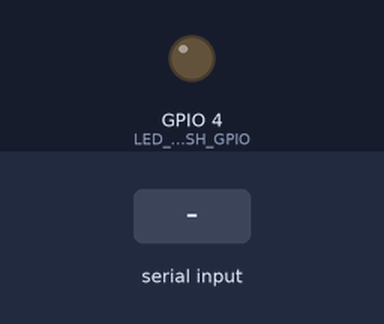
This program was run on a simulated ESP32. On the bench: output pins drawn as LEDs (lit = HIGH). The test bench sets the inputs (shaded band). The camera gives no picture; what the program prints to the serial monitor is not drawn.

Above: at 2.0 s.
2.1 s: "C" received over Serial
At 2.2 s:
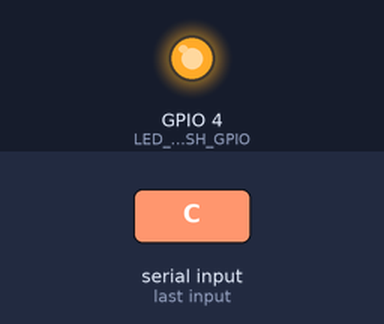
Timing chart, 0 to 5.1 s (numbered marks = the images above; inputs shaded):
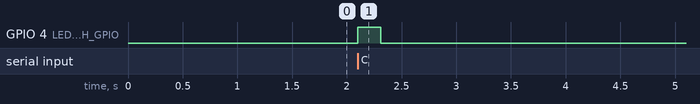

Measured:
- after the input at 2.1 s, GPIO 4 (LED_FLASH_GPIO): LOW → HIGH at once, → LOW 0.21 s later

The program:

main.cpp
```cpp
#include "esp_camera.h"
#include <WiFi.h>
#include "mbedtls/base64.h"

#define PWDN_GPIO_NUM     32
#define RESET_GPIO_NUM    -1
#define XCLK_GPIO_NUM      0
#define SIOD_GPIO_NUM     26
#define SIOC_GPIO_NUM     27
#define Y9_GPIO_NUM       35
#define Y8_GPIO_NUM       34
#define Y7_GPIO_NUM       39
#define Y6_GPIO_NUM       36
#define Y5_GPIO_NUM       21
#define Y4_GPIO_NUM       19
#define Y3_GPIO_NUM       18
#define Y2_GPIO_NUM        5
#define VSYNC_GPIO_NUM    25
#define HREF_GPIO_NUM     23
#define PCLK_GPIO_NUM     22
#define LED_FLASH_GPIO     4

const char* ssid     = "YOUR_WIFI_SSID";
const char* password = "YOUR_WIFI_PASSWORD";

void setup() {
  Serial.begin(115200);
  delay(500);
  Serial.println("\n--- ESP32-CAM Project 01: Wi-Fi MJPEG Streaming Camera ---");

  pinMode(LED_FLASH_GPIO, OUTPUT);
  digitalWrite(LED_FLASH_GPIO, LOW);

  camera_config_t config;
  config.ledc_channel = LEDC_CHANNEL_0;
  config.ledc_timer   = LEDC_TIMER_0;
  config.pin_d0       = Y2_GPIO_NUM;
  config.pin_d1       = Y3_GPIO_NUM;
  config.pin_d2       = Y4_GPIO_NUM;
  config.pin_d3       = Y5_GPIO_NUM;
  config.pin_d4       = Y6_GPIO_NUM;
  config.pin_d5       = Y7_GPIO_NUM;
  config.pin_d6       = Y8_GPIO_NUM;
  config.pin_d7       = Y9_GPIO_NUM;
  config.pin_xclk     = XCLK_GPIO_NUM;
  config.pin_pclk     = PCLK_GPIO_NUM;
  config.pin_vsync    = VSYNC_GPIO_NUM;
  config.pin_href     = HREF_GPIO_NUM;
  config.pin_sccb_sda = SIOD_GPIO_NUM;
  config.pin_sccb_scl = SIOC_GPIO_NUM;
  config.pin_pwdn     = PWDN_GPIO_NUM;
  config.pin_reset    = RESET_GPIO_NUM;
  config.xclk_freq_hz = 10000000;
  config.pixel_format = PIXFORMAT_JPEG;

  if(psramFound()){
    config.frame_size = FRAMESIZE_VGA;
    config.jpeg_quality = 10;
    config.fb_count = 2;
    Serial.println("[PSRAM DETECTED] Dual Frame Buffer UXGA Active.");
  } else {
    config.frame_size = FRAMESIZE_SVGA;
    config.jpeg_quality = 12;
    config.fb_count = 1;
    Serial.println("[NO PSRAM] Single Buffer SVGA Mode.");
  }

  esp_err_t err = esp_camera_init(&config);
  if (err != ESP_OK) {
    Serial.printf("[CAMERA ERROR] Init failed with code 0x%x\n", err);
    return;
  }
  Serial.println("[CAMERA OK] OV2640 Sensor Successfully Initialized!");
  Serial.println("[STREAM SERVER] Ready at http://192.168.1.120:80/stream");

  sensor_t * s = esp_camera_sensor_get();
  if (s) {
    s->set_brightness(s, 1);
    s->set_contrast(s, 1);
    s->set_sharpness(s, 1);
    s->set_whitebal(s, 1);
    s->set_exposure_ctrl(s, 1);
  }
}

void loop() {
  if (Serial.available() > 0) {
    char cmd = Serial.read();
    if (cmd == 'C') {
      digitalWrite(LED_FLASH_GPIO, HIGH);
      delay(150);
      camera_fb_t * fb = esp_camera_fb_get();
      digitalWrite(LED_FLASH_GPIO, LOW);

      if (fb) {
        size_t b64_len = 0;
        mbedtls_base64_encode(NULL, 0, &b64_len, fb->buf, fb->len);
        unsigned char * b64_buf = (unsigned char *)malloc(b64_len + 1);
        if (b64_buf) {
          mbedtls_base64_encode(b64_buf, b64_len, &b64_len, fb->buf, fb->len);
          b64_buf[b64_len] = '\0';
          Serial.printf("B64_START:%u\n", (unsigned int)b64_len);
          Serial.println((char*)b64_buf);
          Serial.println("B64_END");
          free(b64_buf);
        }
        esp_camera_fb_return(fb);
      }
    }
  }
}
```
